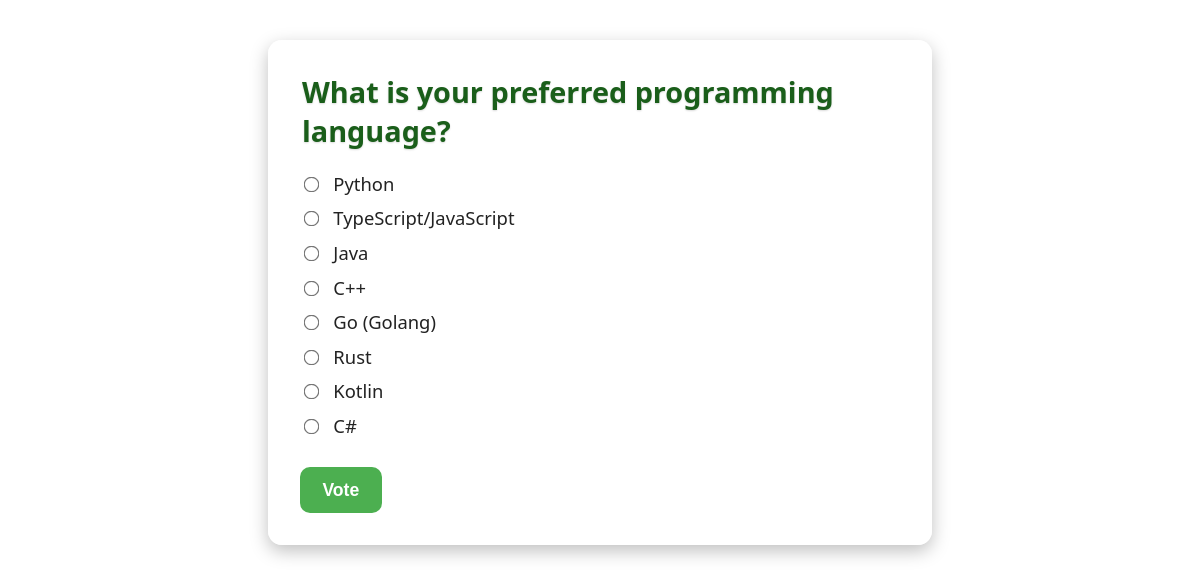
Screenshot of /polls/4/ with the database file from the repository.
### polls/models.py (models this page shows, shortened)
class Question(models.Model):
    question_text = models.CharField(max_length=200)
    pub_date = models.DateTimeField("date published")

class Choice(models.Model):
    question = models.ForeignKey(Question, on_delete=models.CASCADE)
    choice_text = models.CharField(max_length=200)
    votes = models.IntegerField(default=0)

### polls/views.py (the view)
# urls.py: path("<int:pk>/", views.DetailView.as_view(), name="detail"),
class DetailView(generic.DetailView):
    model = Question
    template_name = "polls/detail.html"
    def get_queryset(self):
        return Question.objects.filter(pub_date__lte=timezone.now())

### polls/templates/polls/detail.html (shortened to what this page needs)
{% load static %}
<!doctype html>
<html lang="en-US">
    <head>
        <link rel="stylesheet" href="{% static 'polls/style_detail.css' %}" />
    </head>
    <body>
        <form action="{% url 'polls:vote' question.id %}" method="post">
            <fieldset>
                <legend><h1>{{ question.question_text }}</h1></legend>
                 {% for choice in question.choice_set.all %}
                <input
                    type="radio"
                    name="choice"
                    id="choice{{ forloop.counter }}"
                    value="{{ choice.id }}"
                />
                <label for="choice{{ forloop.counter }}"
                    >{{ choice.choice_text }}</label
                ><br />
                {% endfor %}
            </fieldset>
            <input type="submit" value="Vote" />
        </form>
    </body>
</html>

### polls/static/polls/style_detail.css (style rules this page uses)
body { background: white url("images/background_2.png") no-repeat center top; background-size: cover; font-family: "Segoe UI", sans-serif; padding: 2rem; color: #222; }
form { background: rgba(255, 255, 255, 0.85); padding: 2rem; border-radius: 14px; max-width: 600px; margin: 0 auto; box-shadow: 0 6px 18px rgba(0, 0, 0, 0.25); }
legend h1 { font-size: 1.8rem; margin: 0; padding-bottom: 1rem; color: #1a5e1a; text-shadow: 0 1px 2px rgba(0, 0, 0, 0.15); }
fieldset { border: none; padding: 0; margin: 0; }
input[type="radio"] { transform: scale(1.2); margin-right: 0.5rem; }
label { font-size: 1.15rem; font-weight: 500; cursor: pointer; padding: 0.3rem 0.2rem; display: inline-block; transition: color 0.2s ease; }
input[type="submit"] { margin-top: 1.5rem; background: #4caf50; color: white; padding: 0.8rem 1.4rem; border: none; border-radius: 10px; font-size: 1.1rem; font-weight: 600; cursor: pointer; transition: background 0.2s ease, transform 0.2s ease; }

### rows the page displays
Question: question_text "What is your preferred programming language?"
Choice: choice_text "Python"
Choice: choice_text "TypeScript/JavaScript"
Choice: choice_text "Java"
Choice: choice_text "C++"
Choice: choice_text "Go (Golang)"
Choice: choice_text "Rust"
Choice: choice_text "Kotlin"
Choice: choice_text "C#"
